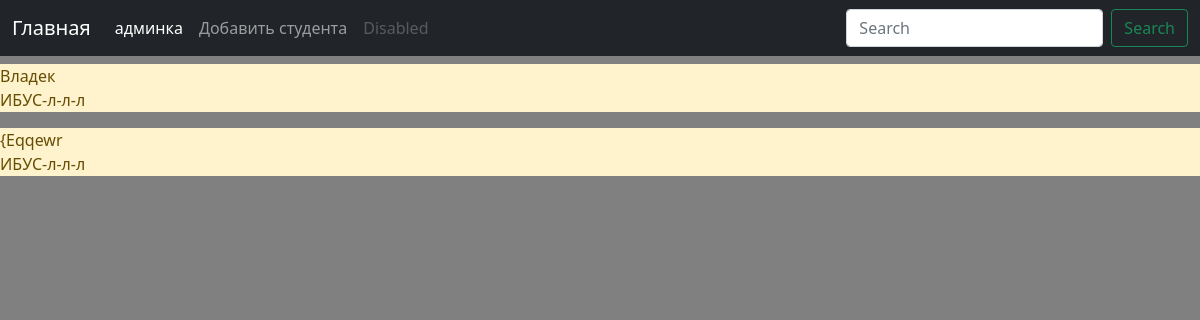
/, run on an earlier commit of the app's database.
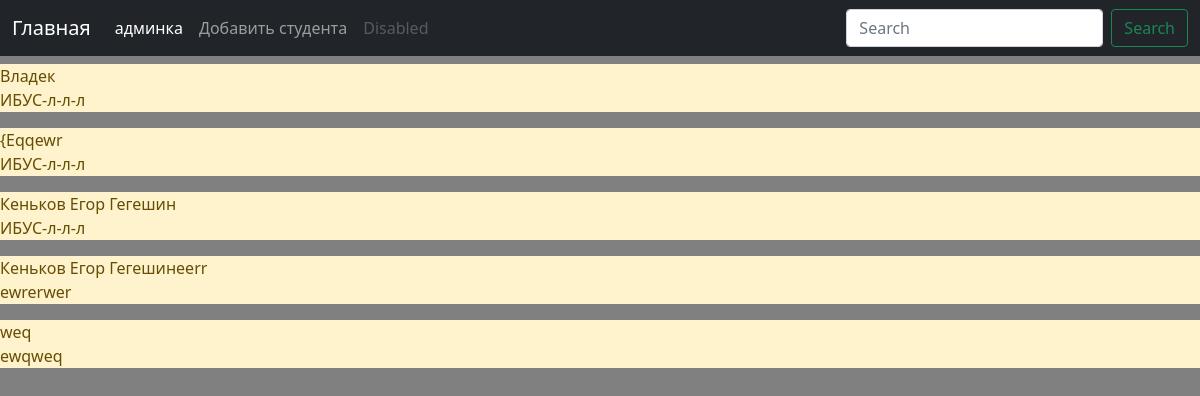
And on a later commit of the database.
### polls/models.py (models this page shows, shortened)
class Task(models.Model):
    title = models.CharField('ФИО', max_length=50)
    task = models.CharField('Группа', max_length=50)
    task2 = models.CharField('Задолженность', max_length=50, blank=True)
    class Meta:
        verbose_name = 'Студент'
        verbose_name_plural = 'Студенты'

### polls/views.py (the view)
# urls.py: path('', views.index, name='home'),
def index(request):
    tasks = Task.objects.all()
    return render(request, 'mysite/index.html', {'title': 'Главная страница сайта', 'tasks': tasks})

### templates/mysite/index.html (shortened to what this page needs)
<!doctype html>
<html lang="ru">
<head>
    <link rel="stylesheet" href="https://cdn.jsdelivr.net/npm/bootstrap@5.0.1/dist/css/bootstrap.min.css"
</head>
<body>
<nav class="navbar navbar-expand-md navbar-dark fixed-top bg-dark">
<div class="container-fluid">
  <a class="navbar-brand" href="{%url 'home' %}">Главная</a>
  <div class="collapse navbar-collapse" id="navbarCollapse">
    <ul class="navbar-nav me-auto mb-2 mb-md-0">
      <li class="nav-item">
        <a class="nav-link active" aria-current="page" href="{% url 'admin:index' %}">админка</a>
      </li>
      <li class="nav-item">
        <a class="nav-link" href="{% url 'create' %}">Добавить студента</a>
      </li>
      <li class="nav-item">
        <a class="nav-link disabled" href="#" tabindex="-1" aria-disabled="true">Disabled</a>
      </li>
    </ul>
    <form class="d-flex">
      <input class="form-control me-2" type="search" placeholder="Search" aria-label="Search">
      <button class="btn btn-outline-success" type="submit">Search</button>
    </form>
  </div>
</div>
</nav>
<br>
<br>
    {% if tasks %}
    <p>{% for el in tasks %}
    <div class="'alert alert-warning mt-2"
         <h3>{{el.title}}</h3>
        <p>{{el.task}}<br>
        {{el.task2}}</p>
    </div>
    {%endfor%}</p>
    {% else %}
        <p>Задолженности отсутствуют</p>
    {% endif %}
</body>
</html>

What changed in the data, as far as the page shows it:
added Task: title "Кеньков Егор Гегешин", task "ИБУС-л-л-л"
added Task: title "Кеньков Егор Гегешинeerr", task "ewrerwer"
added Task: title "weq", task "ewqweq"
